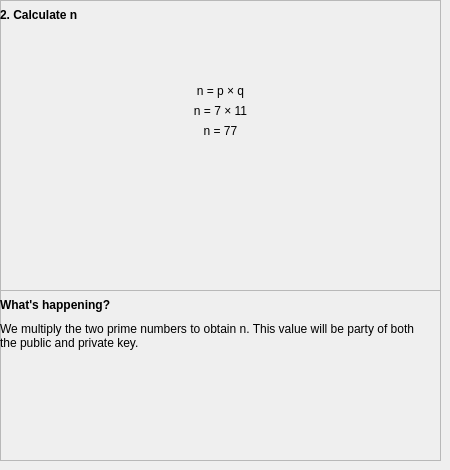
        <widget class="QWidget" name="pg_ersapg2">
         <widget class="QFrame" name="fr_ersawh2">
          <property name="geometry">
           <rect>
            <x>0</x>
            <y>290</y>
            <width>441</width>
            <height>171</height>
           </rect>
          </property>
          <property name="frameShape">
           <enum>QFrame::StyledPanel</enum>
          </property>
          <property name="frameShadow">
           <enum>QFrame::Raised</enum>
          </property>
          <widget class="QLabel" name="lbl_ersawh2_ex">
           <property name="geometry">
            <rect>
             <x>0</x>
             <y>30</y>
             <width>441</width>
             <height>31</height>
            </rect>
           </property>
           <property name="text">
            <string>We multiply the two prime numbers to obtain n. This value will be party of both 
the public and private key.</string>
           </property>
          </widget>
          <widget class="QLabel" name="lbl_ersawh2_wh">
           <property name="geometry">
            <rect>
             <x>0</x>
             <y>0</y>
             <width>211</width>
             <height>31</height>
            </rect>
           </property>
           <property name="text">
            <string>&lt;html&gt;&lt;head/&gt;&lt;body&gt;&lt;p&gt;&lt;span style=&quot; font-size:9pt; font-weight:600;&quot;&gt;What's happening?&lt;/span&gt;&lt;/p&gt;&lt;/body&gt;&lt;/html&gt;</string>
           </property>
           <property name="alignment">
            <set>Qt::AlignLeading|Qt::AlignLeft|Qt::AlignVCenter</set>
           </property>
          </widget>
         </widget>
         <widget class="QFrame" name="fr_ersamn2">
          <property name="geometry">
           <rect>
            <x>0</x>
            <y>0</y>
            <width>441</width>
            <height>291</height>
           </rect>
          </property>
          <property name="frameShape">
           <enum>QFrame::StyledPanel</enum>
          </property>
          <property name="frameShadow">
           <enum>QFrame::Raised</enum>
          </property>
          <widget class="QLabel" name="lbl_ersamn2_let">
           <property name="geometry">
            <rect>
             <x>0</x>
             <y>80</y>
             <width>441</width>
             <height>21</height>
            </rect>
           </property>
           <property name="text">
            <string>n = p × q</string>
           </property>
           <property name="alignment">
            <set>Qt::AlignCenter</set>
           </property>
          </widget>
          <widget class="QLabel" name="lbl_ersamn2_cn">
           <property name="geometry">
            <rect>
             <x>0</x>
             <y>0</y>
             <width>221</width>
             <height>31</height>
            </rect>
           </property>
           <property name="text">
            <string>&lt;html&gt;&lt;head/&gt;&lt;body&gt;&lt;p&gt;&lt;span style=&quot; font-size:9pt; font-weight:600;&quot;&gt;2. Calculate n&lt;/span&gt;&lt;/p&gt;&lt;/body&gt;&lt;/html&gt;</string>
           </property>
           <property name="alignment">
            <set>Qt::AlignLeading|Qt::AlignLeft|Qt::AlignVCenter</set>
           </property>
          </widget>
          <widget class="QLabel" name="lbl_ersamn2_val">
           <property name="geometry">
            <rect>
             <x>0</x>
             <y>100</y>
             <width>441</width>
             <height>21</height>
            </rect>
           </property>
           <property name="text">
            <string>n = 7 × 11</string>
           </property>
           <property name="alignment">
            <set>Qt::AlignCenter</set>
           </property>
          </widget>
          <widget class="QLabel" name="lbl_ersamn2_num">
           <property name="geometry">
            <rect>
             <x>0</x>
             <y>120</y>
             <width>441</width>
             <height>21</height>
            </rect>
           </property>
           <property name="text">
            <string>n = 77</string>
           </property>
           <property name="alignment">
            <set>Qt::AlignCenter</set>
           </property>
          </widget>
         </widget>
        </widget>
